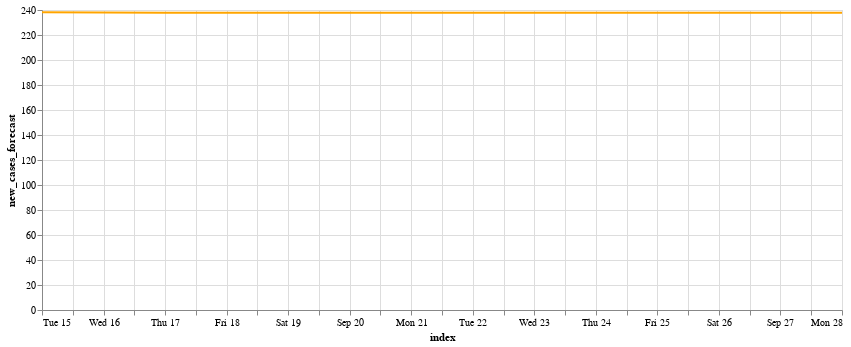

This figure's notebook cell:
### Code cell
future_plt + future_pltint

### Figure 1 — Vega-Lite specification as saved in the notebook (floating-point values rounded to 4 significant figures)
{"config": {"view": {"continuousWidth": 400, "continuousHeight": 300}}, "layer": [{"mark": {"type": "line", "color": "orange"}, "encoding": {"x": {"type": "temporal", "field": "index"}, "y": {"type": "quantitative", "field": "new_cases_forecast"}}, "height": 300, "width": 800}, {"mark": {"type": "errorband", "extent": "ci"}, "encoding": {"x": {"type": "temporal", "field": "index"}, "y": {"type": "quantitative", "field": "new_cases_forecast"}}}], "data": {"name": "data-023c7cd0008898eb9222c37f1452130e"}, "$schema": "https://vega.github.io/schema/vega-lite/v4.8.1.json", "datasets": {"data-023c7cd0008898eb9222c37f1452130e": [{"index": "2020-09-15T00:00:00", "new_cases_forecast": 238.1}, {"index": "2020-09-16T00:00:00", "new_cases_forecast": 237.9}, {"index": "2020-09-17T00:00:00", "new_cases_forecast": 237.8}, {"index": "2020-09-18T00:00:00", "new_cases_forecast": 237.8}, {"index": "2020-09-19T00:00:00", "new_cases_forecast": 237.8}, {"index": "2020-09-20T00:00:00", "new_cases_forecast": 237.8}, {"index": "2020-09-21T00:00:00", "new_cases_forecast": 237.8}, {"index": "2020-09-22T00:00:00", "new_cases_forecast": 237.8}, {"index": "2020-09-23T00:00:00", "new_cases_forecast": 237.7}, {"index": "2020-09-24T00:00:00", "new_cases_forecast": 237.7}, {"index": "2020-09-25T00:00:00", "new_cases_forecast": 237.7}, {"index": "2020-09-26T00:00:00", "new_cases_forecast": 237.7}, {"index": "2020-09-27T00:00:00", "new_cases_forecast": 237.7}, {"index": "2020-09-28T00:00:00", "new_cases_forecast": 237.7}]}}
